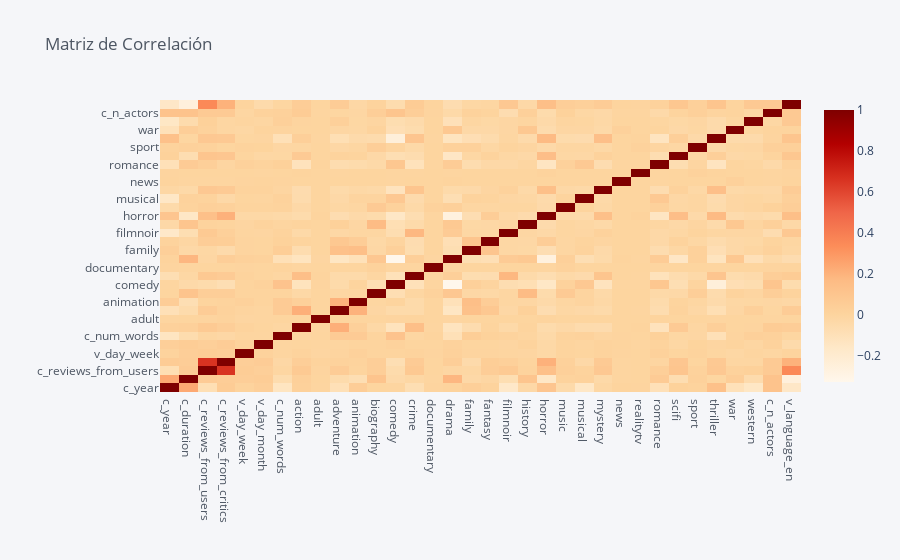

Notebook cell for this chart:
### Code cell
df_aux[[x for x in df_aux if x!="c_avg_vote"]].corr(method="pearson").iplot(kind="heatmap",colorscale="orrd",title="Matriz de Correlación")

### Figure 1 — Plotly figure (JSON) as saved in the notebook; plotly's stock layout.template omitted (floating-point values rounded to 4 significant figures; data arrays with more than 128 entries replaced by an {"elided": "..."} marker saying what was removed)
{"data": [{"colorscale": [[0, "rgb(255,247,236)"], [0.125, "rgb(254,232,200)"], [0.25, "rgb(253,212,158)"], [0.375, "rgb(253,187,132)"], [0.5, "rgb(252,141,89)"], [0.625, "rgb(239,101,72)"], [0.75, "rgb(215,48,31)"], [0.875, "rgb(179,0,0)"], [1, "rgb(127,0,0)"]], "type": "heatmap", "x": ["c_year", "c_duration", "c_reviews_from_users", "c_reviews_from_critics", "v_day_week", "v_day_month", "c_num_words", "action", "adult", "adventure", "animation", "biography", "comedy", "crime", "documentary", "drama", "family", "fantasy", "filmnoir", "history", "horror", "music", "musical", "mystery", "news", "realitytv", "romance", "scifi", "sport", "thriller", "war", "western", "c_n_actors", "v_language_en"], "y": ["c_year", "c_duration", "c_reviews_from_users", "c_reviews_from_critics", "v_day_week", "v_day_month", "c_num_words", "action", "adult", "adventure", "animation", "biography", "comedy", "crime", "documentary", "drama", "family", "fantasy", "filmnoir", "history", "horror", "music", "musical", "mystery", "news", "realitytv", "romance", "scifi", "sport", "thriller", "war", "western", "c_n_actors", "v_language_en"], "z": {"elided": "34x34 float values"}, "zmax": 1, "zmin": -0.3277}], "layout": {"legend": {"bgcolor": "#F5F6F9", "font": {"color": "#4D5663"}}, "paper_bgcolor": "#F5F6F9", "plot_bgcolor": "#F5F6F9", "title": {"font": {"color": "#4D5663"}, "text": "Matriz de Correlación"}, "xaxis": {"gridcolor": "#E1E5ED", "showgrid": true, "tickfont": {"color": "#4D5663"}, "title": {"font": {"color": "#4D5663"}, "text": ""}, "zerolinecolor": "#E1E5ED"}, "yaxis": {"gridcolor": "#E1E5ED", "showgrid": true, "tickfont": {"color": "#4D5663"}, "title": {"font": {"color": "#4D5663"}, "text": ""}, "zerolinecolor": "#E1E5ED"}}}
